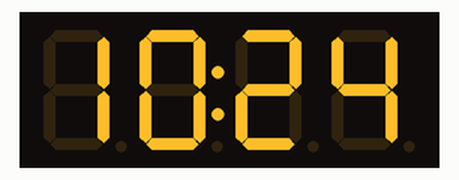
This program was run on a simulated ESP32. Parts: 4-digit seven-segment display. WiFi joins after 1.5 s; servers stay silent unless stated; network time is answered at once with the bench clock; the local clock reads 2024-03-15 10:24:30 at power-on unless the program sets it; what the program prints to the serial monitor is not drawn.

Above: at 1.6 s.
At 65.3 s:
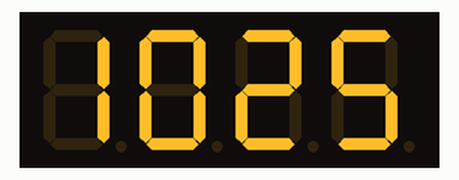
At 129.0 s:
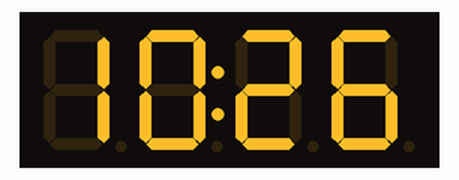

The program:

main.cpp
```cpp
#include <NTPClient.h>
// change next line to use with another board/shield
#include <WiFi.h> // for WiFi shield
#include <WiFiUdp.h>
#include "TM1637.h"

const int CLK = 12;            //ESp32 GPIO2
const int DIO = 13;           // ESP32 GPIO4
TM1637 tm;                 // Instantiate a tm object
bool colon = true;
// Replace with your own network credentials
const char* ssid = "FLYRouter-e920";
const char* password = "b33cd675";

WiFiUDP ntpUDP;
NTPClient timeClient(ntpUDP);

void setup() {
  Serial.begin(115200);
  WiFi.begin(ssid, password);
  if (WiFi.status() != WL_CONNECTED) {
    Serial.print("Connecting to WiFi");
    while (WiFi.status() != WL_CONNECTED) {
      // WiFi.begin("Wokwi-GUEST", "", 6);  // This funtion is used only for Wokwi
      // WiFi.begin(ssid, password);  //call this function when you are using your own network
      delay(500);
      Serial.print(".");
    }
    Serial.println("\nConnected.");
    //begin the 4 digit led
    tm.begin(CLK, DIO, 4);  //Clock, Data In-Out, digit number
    tm.displayClear();
    tm.setBrightness(7);     // full brightness, default is 3
    // begine the NTPclinet to get time from
    timeClient.begin();
    timeClient.setTimeOffset(3600 * 8); //GMT+8 in Beijing
  }
}

void loop() {
  timeClient.update();
  tm.displayTime(timeClient.getHours(), timeClient.getMinutes(), colon); // display the numbers
  colon = !colon;         // toggle colon
  delay(1000);

}
```
